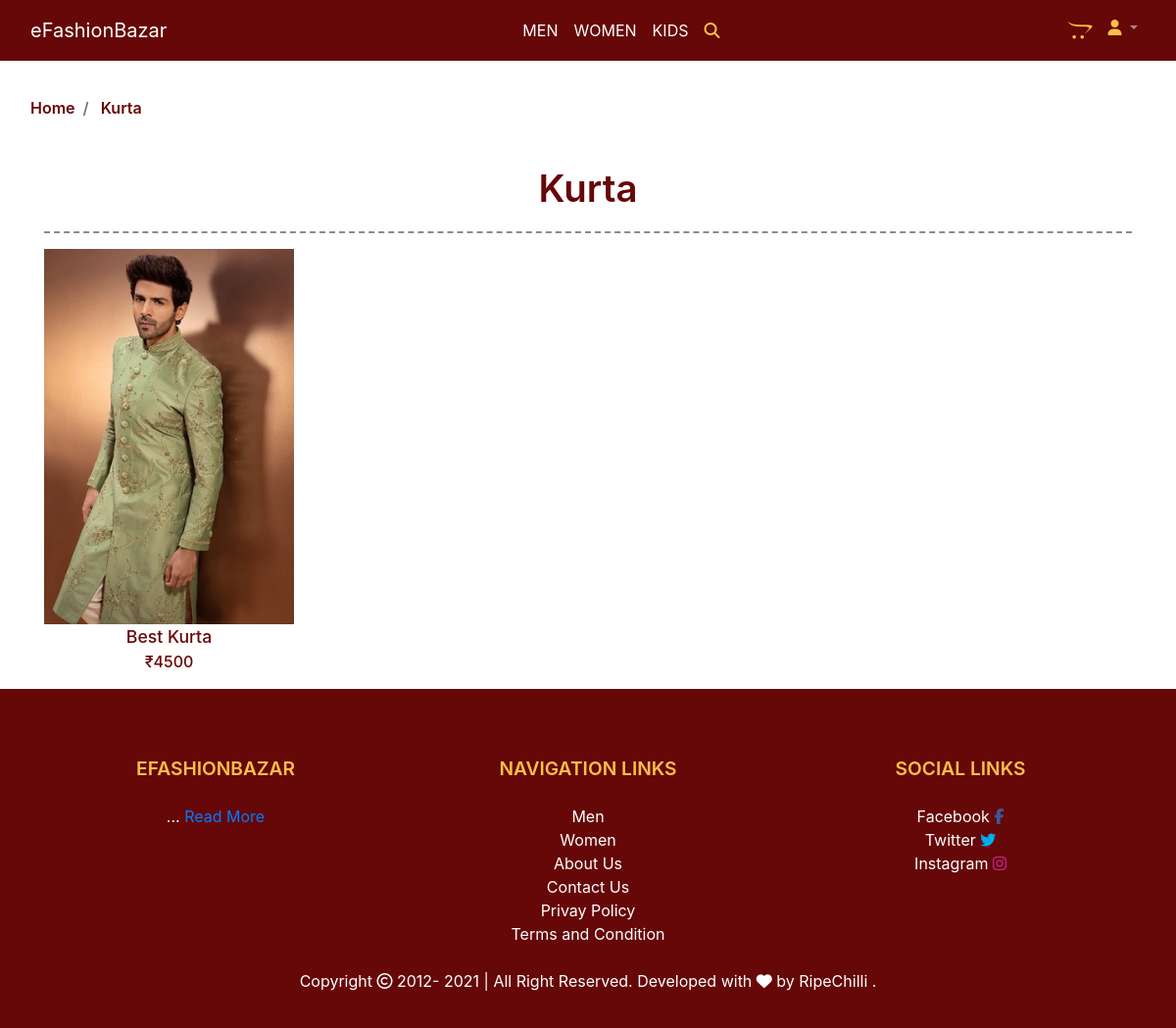
Page /category/7/ on the committed database.
### products/models.py (models this page shows, shortened)
class Category(models.Model):
    title = models.CharField(max_length=200)
    poster = models.ImageField(upload_to='Category Poster', null=True)
    _for = models.ForeignKey(Available_For, on_delete=models.CASCADE, null=True)

class Item(models.Model):
    category = models.ForeignKey(Category, on_delete=models.CASCADE)
    p_name = models.CharField(max_length=200)
    p_image = models.ImageField(upload_to='Items')
    second_img = models.ImageField(upload_to='Second Img', null=True, blank=True)
    third_img = models.ImageField(upload_to='Third Img', null=True, blank=True)
    p_price = models.IntegerField()
    p_dis_price = models.IntegerField(null=True, blank=True)
    p_desc = models.TextField()
    thirty_four_size = models.BooleanField(null=True)
    small_size = models.BooleanField(null=True)
    medium_size = models.BooleanField(null=True)
    large_size = models.BooleanField(null=True)
    xl_size = models.BooleanField(null=True)
    xxl_size = models.BooleanField(null=True)
    p_slug = models.SlugField(max_length=200)

### products/views.py (the view)
# urls.py: path('category/<int:id>/', category_item, name="category"),
def category_item(request,id):
    items = Item.objects.filter(category=id)
    cate = Category.objects.get(id=id)
    tags = metaTags.objects.all()
    aboutus = About.objects.all()
    context = {
        'items':items,
        'tag': tags,
        'cate':cate,
        'about': aboutus,
    }
    return render(request, 'product.html', context)

### products/templates/product.html (shortened to what this page needs)
{% extends 'base.html' %}
{% block mainCont %} {% load static %}
<section class="banner">
  <nav aria-label="breadcrumb">
    <div class="container-fluid">
      <ol class="breadcrumb breadcrumbClass">
        <li class="breadcrumb-item breadcrumbClassItem">
          <a href="/">Home</a>
        </li>
        <li class="breadcrumb-item breadcrumbClassItem active" aria-current="page"><a
            href="{% url 'category' cate.id %}">
            {{cate.title}}</a>
        </li>
      </ol>
    </div>
  </nav>
</section>
<section class="productSec">
  <div class="container">
    <div class="row">
      <div class="col-lg-12 col-12">
        <p class="text-center categoriesMainTitle">{{cate.title}}</p>
        <hr class="style5" />
      </div>
    </div>
    <div class="row">
      {% for i in items %}
      <div class="col-lg-3 col-md-6 col-6">
        <a href="{% url 'product-detail' i.id %}">
          <img src="{{i.p_image.url}}" class="img-fluid productSecCardImage" alt="" />
          <p class="text-center productSecCardTitle">{{i.p_name}}</p>
          <p class="text-center productSecCardPrice">
            {% if i.p_dis_price %}
            <del class="text-muted"> ₹{{i.p_price}} </del>
            ₹{{i.p_dis_price}} {% else %} ₹{{i.p_price}} {% endif %}
          </p>
        </a>
      </div>
      {% endfor %}
    </div>
  </div>
</section>
{% include 'footer.html' %} {% endblock mainCont %}

### products/static/css/itsmystyle.css (style rules this page uses)
html { scroll-behavior: smooth; }
* { margin: 0; padding: 0; box-sizing: border-box; }
a { text-decoration: none; }
li { list-style: none; }
:root { --mainCol: #fcbf49; --bgMainCol: #ffffff; --seconMainBgCol: #660708; --txtCol: #000000; --sidenavtxtcol: #ffffff; }
.categoriesMainTitle { font-size: 2.4rem; font-weight: 600; line-height: 1.4; color: var(--seconMainBgCol); }
hr.style5 { background-color: #fff; border-top: 2px dashed #8c8b8b; }
.breadcrumbClass { background-color: #ffffff; }
.breadcrumbClassItem { color: var(--seconMainBgCol) !important; font-weight: 600; }
.breadcrumbClassItem a { color: var(--seconMainBgCol) !important; }
.productSec { width: 100%; height: auto; margin-top: 2rem; }
.productSecCardImage { width: 100%; }
.productSecCardTitle { font-size: 1.1rem; font-weight: 500; color: var(--seconMainBgCol); margin-bottom: 0rem; }
.productSecCardPrice { font-size: 1rem; font-weight: 500; color: var(--seconMainBgCol); }

### rows in the picture
Category: title "Kurta"
Item: p_image (picture), p_name "Best Kurta", p_price "4500"
